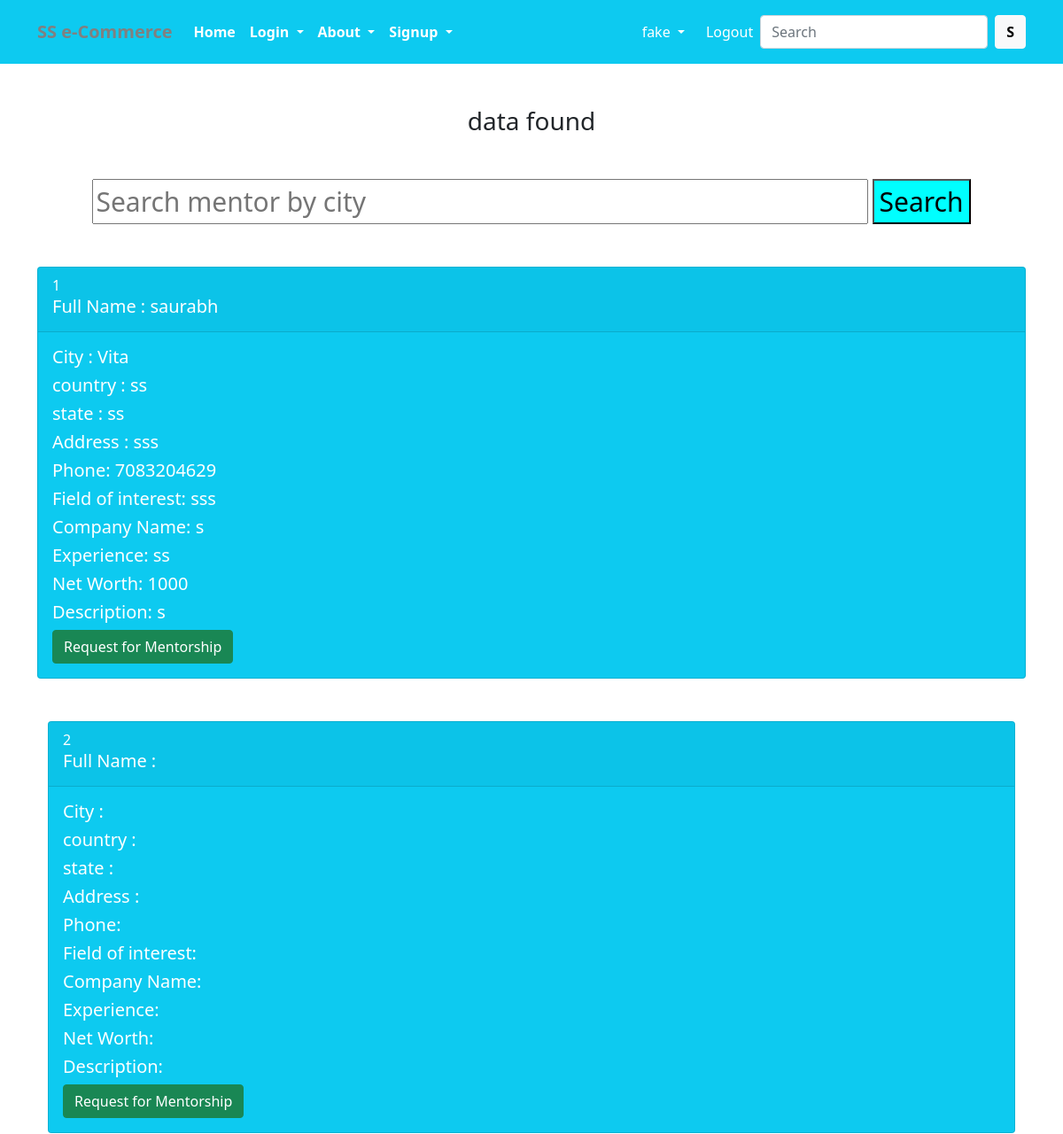
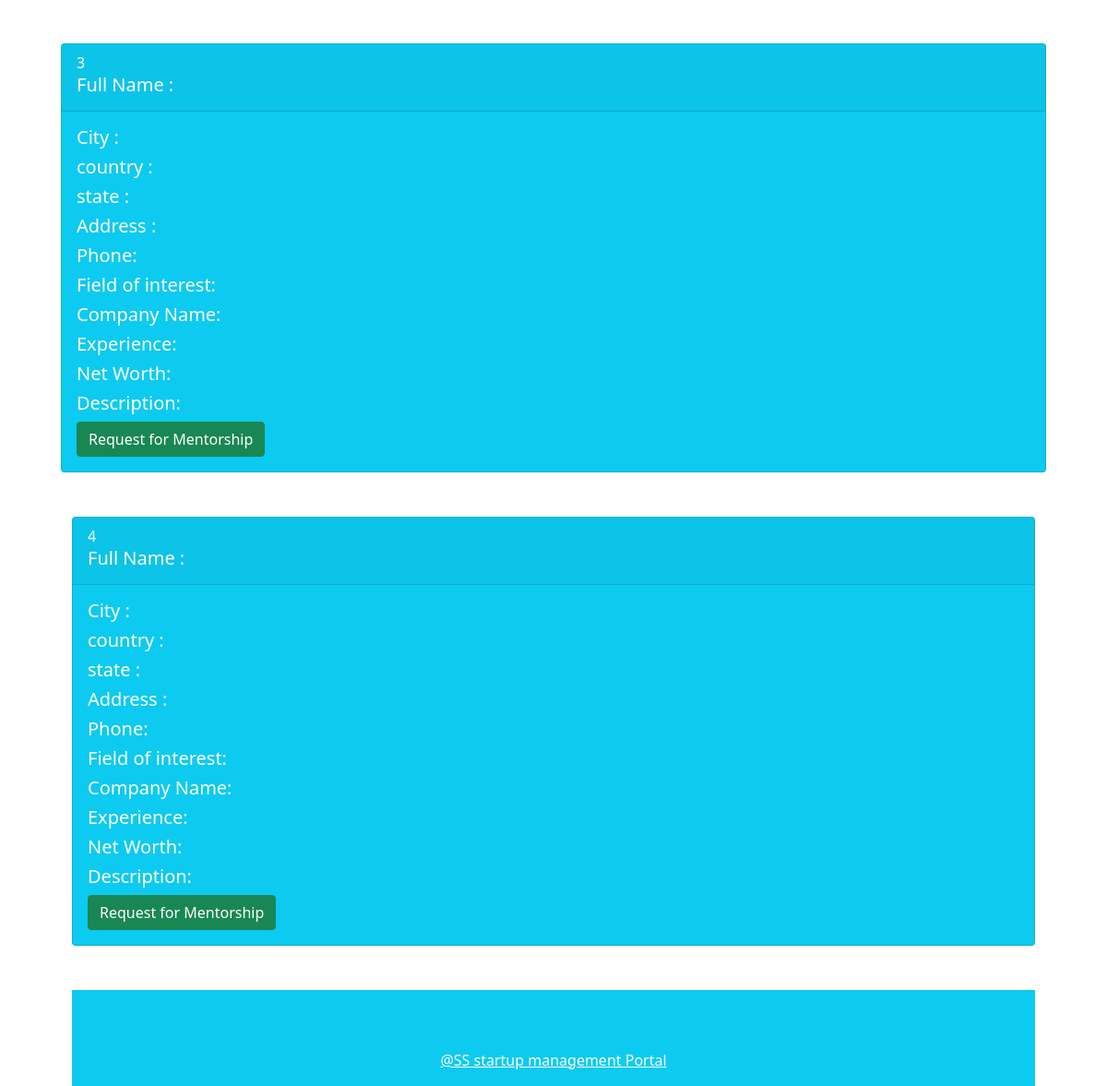
Screenshot of /sginpg_user/ (signed in) with the database file from the repository (2 pictures, top to bottom).
### SGapp/models.py (models this page shows, shortened)
class User(AbstractUser):
    is_user = models.BooleanField(default=False)
    is_mentor = models.BooleanField(default=False)

class Mentorinfo(models.Model):
    user = models.OneToOneField(User, on_delete=models.CASCADE)
    image = models.ImageField(default='default.jpg', upload_to='profile_pics')
    full_Name = models.CharField(max_length=50)
    phone = models.CharField(max_length=50)
    email = models.CharField(max_length=50)
    git_hub=models.CharField(max_length=50)
    insta_link=models.CharField(max_length=50)
    linked_in=models.CharField(max_length=50)
    city = models.CharField(max_length=50)
    address = models.TextField()
    states=models.TextField()
    country=models.CharField(max_length=100)
    field_of_interest=models.CharField(choices=INTEREST_CHOICES,max_length=100)
    total_earnings_by=models.CharField(max_length=100)
    company_name=models.CharField(max_length=100)
    experience_yrs=models.CharField(max_length=20)
    description_in_short=models.TextField()
    future_goals=models.TextField()

### SGapp/views.py (the view)
# urls.py: path('sginpg_user/',views.sginpg_user,name="sginpg_user"),
@user_required
def sginpg_user(request):
    obj=Mentorinfo.objects.all()
    Mentor_data={
        "obj_ment":obj,
    }
    return render(request,'sginpg_user.html',Mentor_data)

### templates/sginpg_user.html (shortened to what this page needs)
{% extends 'base.html' %}
{% block middle %}
{% if obj_ment %}
<h3 class="mb-5 mt-5"> <center>data found</center></h3>
<center>
<div class="srch">
  <form action="{% url 'search' %}" method="GET">
      <div class="srch-btn">
          <input style="color:red; font-size:30px; width:73%" type="text" name="search"  placeholder="Search mentor by city" id="">
      <button style="font-size:30px; background:cyan ;" class="srbtn" type="submit" placeholder="Search hospital by city" required>Search</button>
      </div>
  </form>
</div>
</center>
  {% else %}
  <h2>No data found</h2>
  {% endif %}
  {% for i in obj_ment%}
    <div class="container align-content-center mt-5">
      <div class="card text-white bg-info mb-3  " style="max-width: 70rem;">
        <div class="card-header">{{i.id}} <h5>Full Name : {{i.full_Name}}</h5></div>
        <div class="card-body">
          <h5 class="card-title">City :  {{i.city}}</h5>
          <h5 class="card-title">country :  {{i.country}}</h5>
          <h5 class="card-title">state :  {{i.states}}</h5>
          <h5 class="card-title">Address : {{i.address}}</h5>
          <h5 class="card-text">Phone: {{i.phone}}</h5>
          <h5 class="card-text">Field of interest: {{i.field_of_interest}}</h5>
          <h5 class="card-text">Company Name: {{i.company_name}}</h5>
          <h5 class="card-text">Experience: {{i.experience_yrs}}</h5>
          <h5 class="card-text">Net Worth: {{i.total_earnings_by}}</h5>
          <h5 class="card-text">Description: {{i.description_in_short}}</h5>
          <button class="btn btn-success"><a class="text-white" href="{% url 'request_mentor' i.id %}" style="text-decoration:none;">Request for Mentorship</a></button>
        </div>
      </div>
  {% endfor %}
{% endblock middle %}

### templates/base.html (shortened to what this page needs)
<!DOCTYPE html>
{% load static %}
<html lang="en">
<head>
    <link href="https://cdn.jsdelivr.net/npm/bootstrap@5.0.0-beta1/dist/css/bootstrap.min.css" rel="stylesheet">
    <link href="https://cdn.jsdelivr.net/npm/bootstrap@5.0.1/dist/css/bootstrap.min.css" rel="stylesheet">
    <link rel="stylesheet" href="{% static 'app/css/owl.carousel.min.css' %}">
    <link rel="stylesheet" href="{% static 'app/css/all.min.css' %}">
    <link rel="stylesheet" href="{% static 'app/css/style.css' %}">
    <link href="https://cdn.jsdelivr.net/npm/bootstrap@5.0.2/dist/css/bootstrap.min.css" rel="stylesheet">
</head>
<body>
<nav class="navbar navbar-expand-lg navbar-dark pt-3 pb-3 bg-info " >
    <div class="container">
      <a style =" color:grey;" class="navbar-brand" href="/"><b>SS e-Commerce </b></a>
      <div class="collapse navbar-collapse" id="navbarSupportedContent">
        <ul class="navbar-nav me-auto mb-2 mb-lg-0">
          <li class="nav-item">
            <a class="nav-link active" aria-current="page" href="{% url 'home' %}"><b>Home</b></a>
          </li>
          <li class="nav-item dropdown">
            <a class="nav-link dropdown-toggle text-white" href="#" id="electronicsDropdown" role="button" data-bs-toggle="dropdown" aria-expanded="false">
              <b>Login</b>
            </a>
          </li>
            <li class="nav-item dropdown">
            <a class="nav-link dropdown-toggle text-white" href="#" id="electronicsDropdown" role="button" data-bs-toggle="dropdown" aria-expanded="false">
              <b>About</b>
            </a>
          </li>
          <li class="nav-item dropdown">
            <a class="nav-link dropdown-toggle text-white" href="#" id="electronicsDropdown" role="button" data-bs-toggle="dropdown" aria-expanded="false">
              <b>Signup</b>
            </a>
          </li>
        </ul>
        <div>
         <ul class="navbar-nav me-auto mb-2 mb-lg-0">
          <li class="nav-item dropdown mx-2">
             <a class="nav-link dropdown-toggle text-white" href="#" id="profileDropdown" role="button" data-bs-toggle="dropdown" aria-expanded="false">
               {{ request.user }}
             </a>
         {% if request.user.is_authenticated %}
         <li>
            <a href="{% url 'logout_x' %}" class="nav-link text-white"> Logout </a>
          </li>
          {% endif %}
         </ul>
        </div>
        <form class="d-flex">
          <input class="form-control me-2" type="search" placeholder="Search" aria-label="Search">
          <button class="btn btn-light" type="submit"><b>S</b></button>
        </form>
      </div>
    </div>
   </nav>
      {% block middle %}
      {% endblock middle %}
      <footer class="text-center text-white bg-info mt-5" >
        <div class="container p-4"></div>
        <div class="text-center bg-info p-3" >
          <a class="text-white">@SS startup management Portal</a>
        </div>
      </footer>
</body>
</html>

### rows the page displays
User: user "fake"
Mentorinfo: id "1", full_Name "saurabh", city "Vita", country "ss", states "ss", address "sss", phone "7083204629", field_of_interest "sss", company_name "s", experience_yrs "ss", total_earnings_by "1000", description_in_short "s"
Mentorinfo: id "2"
Mentorinfo: id "3"
Mentorinfo: id "4"
